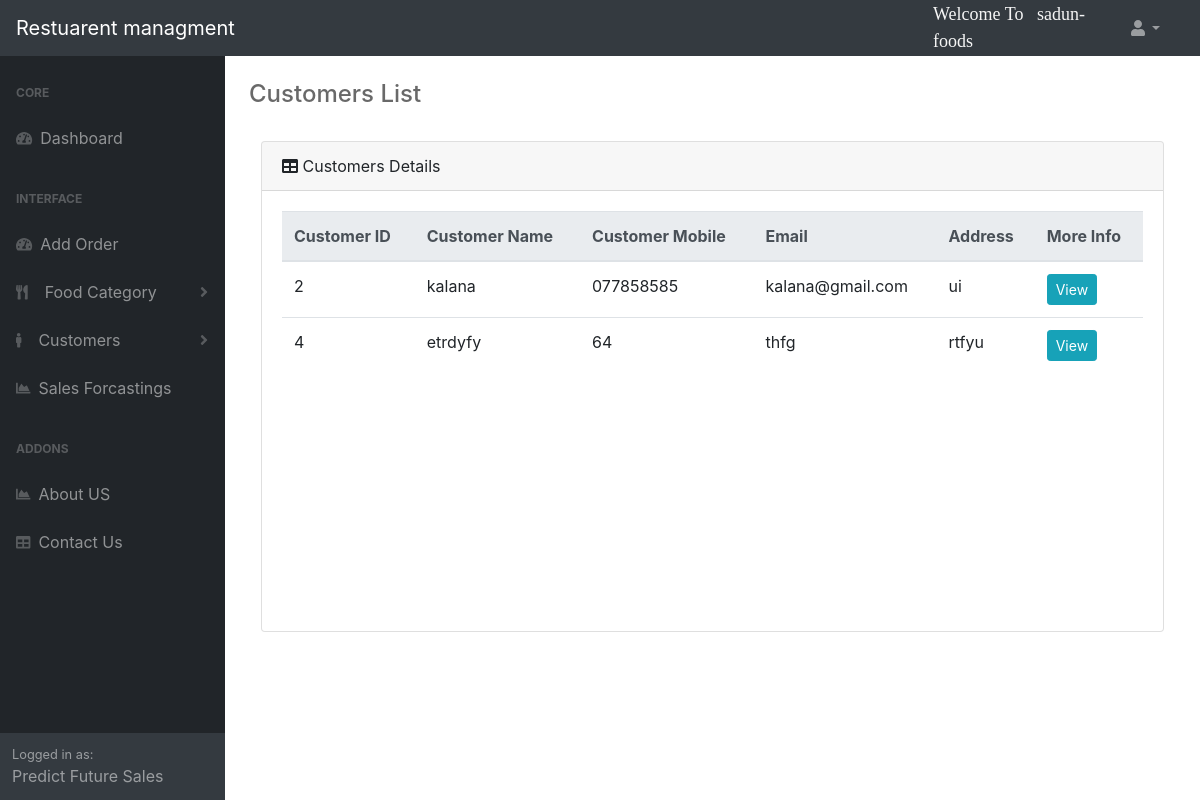
Before: /customerList/ (signed in) with the older database file.
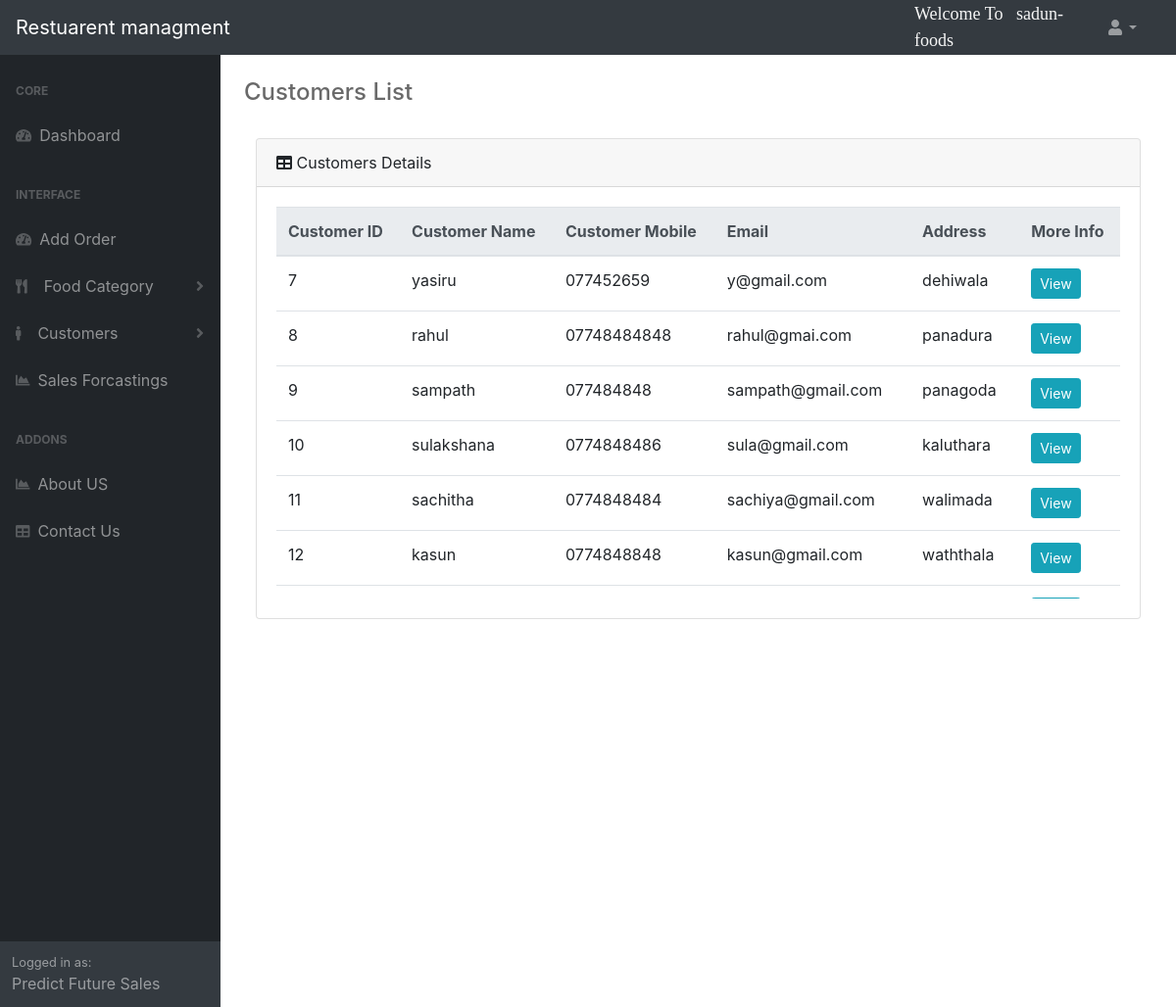
After: the same page with the newer database file.
### accounts/models.py (models this page shows, shortened)
class Customer(models.Model):
		name = models.CharField(max_length=200, null=True)
		contact_number = models.CharField(max_length=200, null=True)
		email = models.CharField(max_length=200, null=True)
		Address = models.CharField(max_length=200, null=True)
		user = models.ForeignKey(User,on_delete=models.CASCADE)

### accounts/views.py (the view)
# urls.py: path('customerList/',views.customerList, name="customer_list_page"),
@login_required(login_url='log')
def customerList(request):
	customers = Customer.objects.filter(user=request.user)
	contex = {'customers':customers, }
	return render(request, 'customerList.html',contex)

### accounts/templates/customerList.html (shortened to what this page needs)
{%  extends 'main.html' %}
      {% block content %}
           {%  include 'navbar.html' %}
            {%  include 'side_menu_bar.html' %}
                <div id="layoutSidenav_content">
                    <main>
                        <div class="container-fluid">
                            <h4 class="mt-4" style="color:dimgray">Customers List</h1>
                        <br>
<div class="col-md-12  ">
    <div class="card mb-8">
        <div class="card-header">
            <i class="fas fa-table mr-6"></i>
                Customers Details
        </div>
        <div class="card-body">
            <div class="table-wrapper-scroll-y my-custom-scrollbar">
                <table class="table  table-hover">
                        <thead class="thead-light">
                            <tr>
                                <th scope="col">Customer ID</th>
                                <th scope="col">Customer Name</th>
                                <th scope="col">Customer Mobile</th>
                                <th scope="col">Email</th>
                                <th scope="col">Address</th>
                                <th scope="col">More Info</th>
                            </tr>
                        </thead>
                    <tbody>
                        {% for customer_info in customers %}
                            <tr>
                                <td >{{customer_info.id}}</td>
                                <td>{{customer_info.name}}</td>
                                <td >{{customer_info.contact_number}}</td>
                                <td >{{customer_info.email}}</td>
                                <td >{{customer_info.Address}}</td>
                                <td><a class="btn btn-sm btn-info" href="{% url 'customer_info' customer_info.id %}">View</a></td>
                            </tr>
                        {% endfor %}
                    </tbody>
                </table>
             </div>
        </div>
    </div>
</div>
{% endblock %}

### accounts/templates/main.html (shortened to what this page needs)
{% load static %}
<!DOCTYPE html>
<html>
<head>
    <link rel="stylesheet" type="text/css" href="{% static '/css/styles.css' %}">
	<link href="https://cdn.datatables.net/1.10.20/css/dataTables.bootstrap4.min.css" rel="stylesheet" />
</head>
<body>
    {% block content %}
    {% endblock %}
</body>
</html>

### accounts/templates/navbar.html (shortened to what this page needs)
<nav class="sb-topnav navbar navbar-expand navbar-dark bg-dark">
    <a class="navbar-brand" href="/">Restuarent managment </a>
    <span class="hello-msg">Welcome To &nbsp; {{request.user}}</span>
    <div class="navbar-nav d-none d-md-inline-block form-inline ml-auto mr-0 mr-md-3 my-2 my-md-0">
        <li class="nav-item dropdown">
            <a class="nav-link dropdown-toggle" id="userDropdown" href="#" role="button" data-toggle="dropdown" aria-haspopup="true" aria-expanded="false"><i class="fas fa-user fa-fw"></i></a>
        </li>
    </div>
</nav>

### accounts/templates/side_menu_bar.html (shortened to what this page needs)
<div id="layoutSidenav">
    <div id="layoutSidenav_nav">
        <nav class="sb-sidenav accordion sb-sidenav-dark" id="sidenavAccordion">
            <div class="sb-sidenav-menu">
                <div class="nav">
                    <div class="sb-sidenav-menu-heading">Core</div>
                    <a class="nav-link" href="/">
                        <div class="sb-nav-link-icon"><i class="fas fa-tachometer-alt"></i></div>
                        Dashboard
                    </a>
                    <div class="sb-sidenav-menu-heading">Interface</div>
                    <a class="nav-link" href="{% url 'create_new_order' %}">
                        <div class="sb-nav-link-icon"><i class="fas fa-tachometer-alt"></i></div>
                        Add Order
                    </a>
                    <a class="nav-link collapsed" href="#" data-toggle="collapse" data-target="#collapseLayouts" aria-expanded="false" aria-controls="collapseLayouts">
                        <div class="sb-nav-link-icon">
                            <i class="fas fa-utensils"></i>
                        </div> &nbsp;
                        Food Category
                        <div class="sb-sidenav-collapse-arrow"><i class="fas fa-angle-down"></i></div>
                    </a>
                    <a class="nav-link collapsed" href="#" data-toggle="collapse" data-target="#collapseLayouts2" aria-expanded="false" aria-controls="collapseLayouts">
                        <div class="sb-nav-link-icon">
                            <i class="fas fa-male"></i>
                        </div> &nbsp;
                            Customers
                        <div class="sb-sidenav-collapse-arrow"><i class="fas fa-angle-down"></i></div>
                    </a>
                    <a class="nav-link" href="">
                        <div class="sb-nav-link-icon"><i class="fas fa-chart-area"></i> </div>
                        Sales Forcastings
                    </a>
                    <div class="sb-sidenav-menu-heading">Addons</div>
                    <a class="nav-link" href="charts.html">
                        <div class="sb-nav-link-icon"><i class="fas fa-chart-area"></i></div>
                        About US
                    </a>
                    <a class="nav-link" href="tables.html">
                        <div class="sb-nav-link-icon"><i class="fas fa-table"></i></div>
                        Contact Us
                    </a>
                </div>
            </div>
            <div class="sb-sidenav-footer">
                <div class="small">Logged in as:</div>
                    Predict Future Sales
            </div>
        </nav>
    </div>

### accounts/templates/navbar.html (style rules this page uses)
.hello-msg { font-size: 18px; font-family: fantasy; color:whitesmoke; margin-right: 20px; float: left; }

Changed rows visible on the page:
removed Customer: id "2", name "kalana", contact_number "077858585", email "kalana@gmail.com", Address "ui"
removed Customer: id "4", name "etrdyfy", contact_number "64", email "thfg", Address "rtfyu"
added Customer: id "7", name "yasiru", contact_number "077452659", email "y@gmail.com", Address "dehiwala"
added Customer: id "8", name "rahul", contact_number "07748484848", email "rahul@gmai.com", Address "panadura"
added Customer: id "9", name "sampath", contact_number "077484848", email "sampath@gmail.com", Address "panagoda"
added Customer: id "10", name "sulakshana", contact_number "0774848486", email "sula@gmail.com", Address "kaluthara"
added Customer: id "11", name "sachitha", contact_number "0774848484", email "sachiya@gmail.com", Address "walimada"
added Customer: id "12", name "kasun", contact_number "0774848848", email "kasun@gmail.com", Address "waththala"
